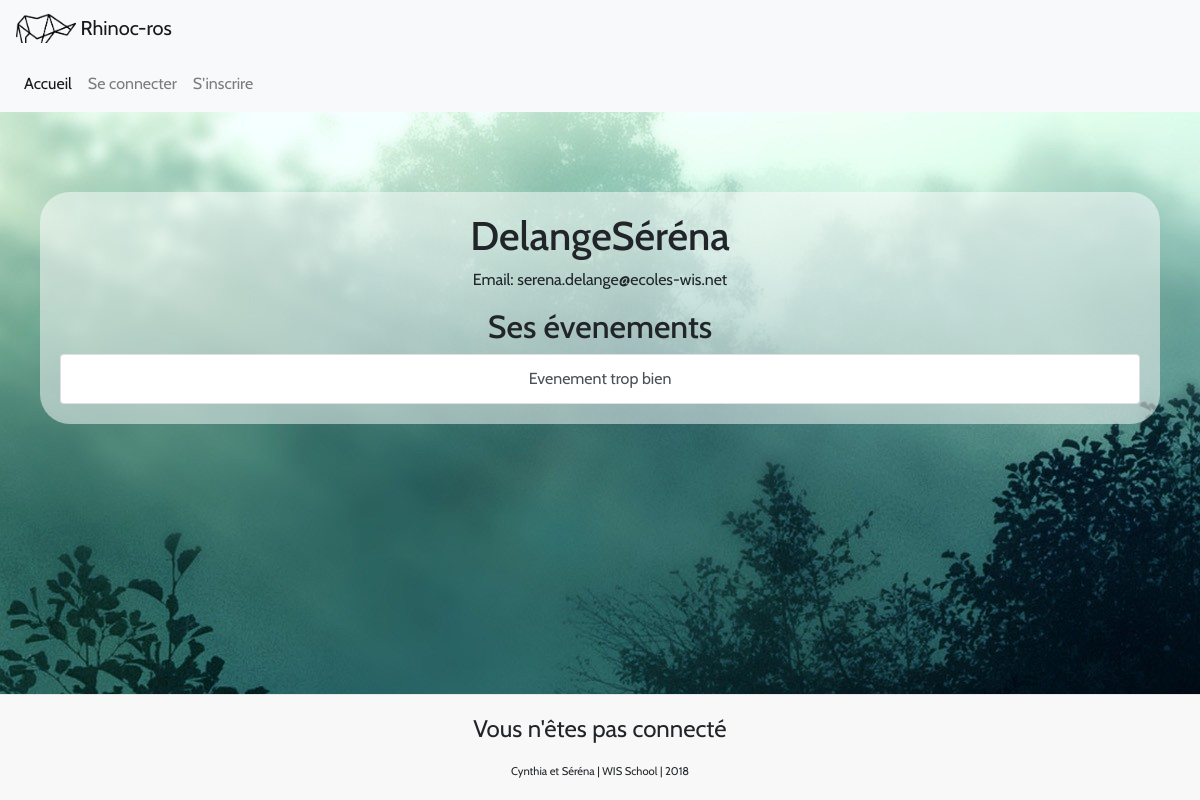
The app's page /profil.php?iduser=5 with its own data.
### tables this page shows
CREATE TABLE IF NOT EXISTS `members` (
  `id` int(11) NOT NULL AUTO_INCREMENT,
  `first_name` varchar(100) NOT NULL,
  `last_name` varchar(100) NOT NULL,
  `email` varchar(250) NOT NULL,
  `password` varchar(250) NOT NULL,
  `date_created` datetime NOT NULL,
  PRIMARY KEY (`id`)
);

CREATE TABLE IF NOT EXISTS `events` (
  `id` int(11) NOT NULL AUTO_INCREMENT,
  `title` varchar(100) NOT NULL,
  `description` text NOT NULL,
  `date_start` datetime NOT NULL,
  `date_end` datetime NOT NULL,
  `idcreator` int(11) NOT NULL,
  `adress` text NOT NULL,
  `url` varchar(200) DEFAULT NULL,
  `date_created` datetime NOT NULL,
  `price` int(11) NOT NULL,
  `participant_number` int(11) NOT NULL,
  PRIMARY KEY (`id`)
);

### php/get_userinfo.php (called while the page is built)
<?php
$iduser = $_GET['iduser'];
$sql = "SELECT *
        FROM members
        WHERE members.id=:iduser";
$stmt = $conn->prepare($sql);
$stmt->bindValue(":iduser", $iduser);
$stmt->execute();
$member = $stmt->fetch();
$sql = "SELECT *
        FROM events
        WHERE events.idcreator = :iduser ";
$stmt = $conn->prepare($sql);
$stmt->bindValue(":iduser", $iduser);
$stmt->execute();
$member_event = $stmt->fetchAll();
?>

### php/get_events.php (called while the page is built)
<?php
  $sql="SELECT *
        FROM events
        ORDER BY date_created DESC";
  $stmt = $conn->prepare($sql);
  $stmt->execute();
  $events = $stmt->fetchAll();
?>

### profil.php (the view, shortened to what this page needs)
<?php
include ("php/db.php");
?>
<?php include("php/get_events.php");?>
<?php include("php/get_userinfo.php");?>
<?php include("layouts/header.php");?>
<main class="fond_blur">
      <h1> <?php echo $member["first_name"] . $member["last_name"] ?> </h1>
      <p> <?php echo ("Email: ") .  $member["email"]?> </p>
        <h2> Ses évenements </h2>
        <?php
        foreach ($member_event as $me) {
          ?>
          <div class="list-group">
            <a class='list-group-item list-group-item-action' href="info.php?id=<?php echo $me['id'] ?>">
              <?php echo $me['title'] ?>
            </a>
          </div>
    <?php } ?>
</main>
<?php include("layouts/footer.php");?>

### css/style.css (style rules this page uses)
html { min-height: 100%; }
body { background-image: url(fond1.jpg); font-family: 'Cabin', sans-serif; display : table; width: 100%; }
.fond_blur { margin-top: 80px; background-color: #FFFFFF80; padding: 20px; border-radius: 30px; text-align: center; margin-left: 40px; margin-right: 40px; }

### records on screen
members: first_name "Delange", last_name "Séréna", email "serena.delange@ecoles-wis.net"
events: title "Evenement trop bien"
